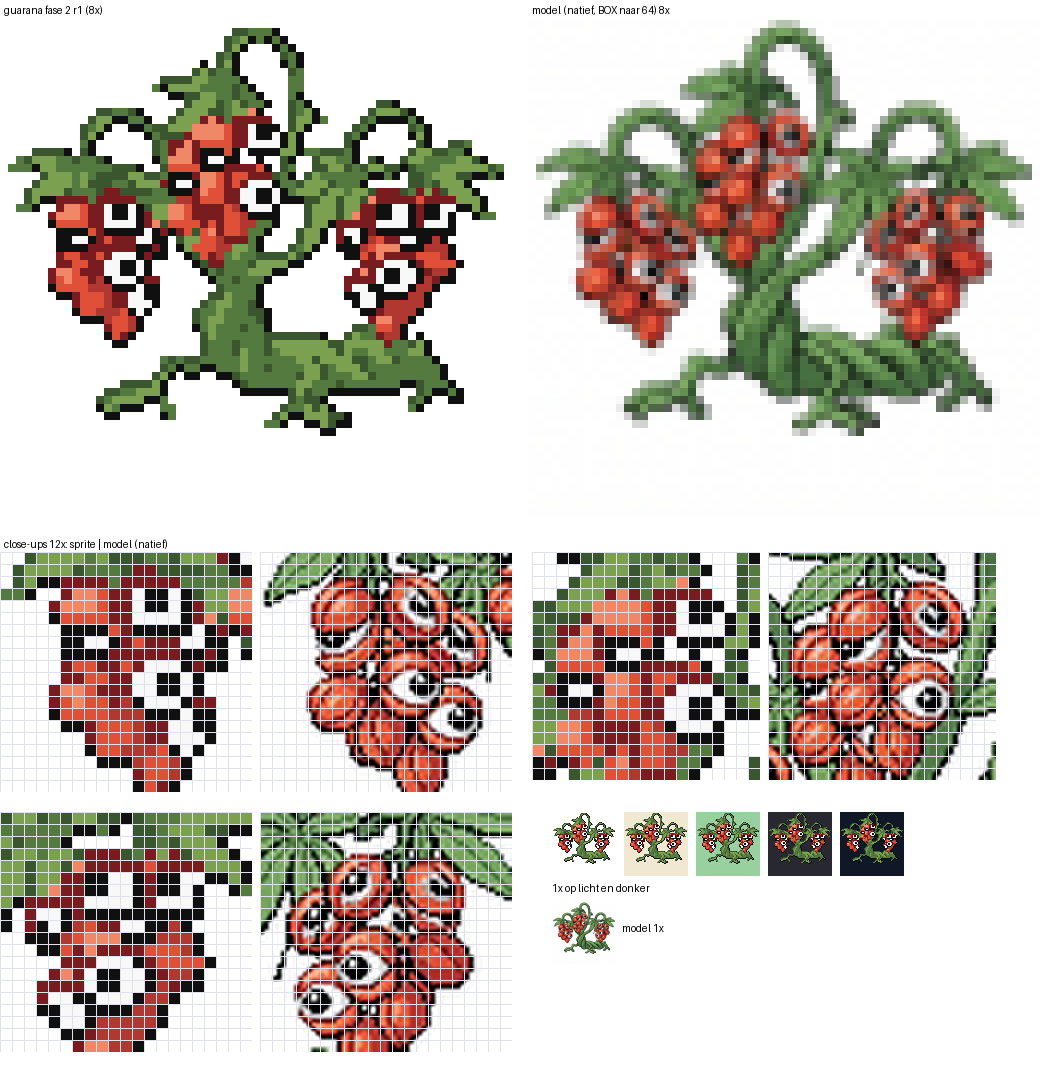

Write the Python code that produced this figure.
# vel.png: sprite 8x | model verkleind 8x; close-ups van de drie trossen op 12x naast het model (natief met spriteraster); 1x op licht en donker.
import sys, numpy as np; sys.path.insert(0,'sprite_r1'); from gemeen2 import *
from PIL import Image, ImageDraw
SP=sys.argv[1] if len(sys.argv)>1 else 'sprite_r1/guarana2_r1.png'; UIT=sys.argv[2] if len(sys.argv)>2 else 'sprite_r1/vel.png'
o=np.array(Image.open(SP)); BG=(255,255,255)
s8=rgb(o,BG).resize((512,512),0); m8=Image.open('sprite_r1/model_64.png').resize((512,512),0)
N=Image.open(NATIEF).convert('RGB')
def close(x0,y0,x1,y1,z=12):
    a=rgb(o,BG).crop((x0,y0,x1,y1)).resize(((x1-x0)*z,(y1-y0)*z),0)
    ua=(x0-X0)/S+U0; va=(y0-Y0)/S+V0; ub=(x1-X0)/S+U0; vb=(y1-Y0)/S+V0
    n=N.crop((round(ua),round(va),round(ub),round(vb))).resize(a.size,Image.LANCZOS)
    for t in (a,n):
        d=ImageDraw.Draw(t)
        for X in range(x0,x1+1): d.line([((X-x0)*z,0),((X-x0)*z,a.height)],fill=(225,225,235))
        for Y in range(y0,y1+1): d.line([(0,(Y-y0)*z),(a.width,(Y-y0)*z)],fill=(225,225,235))
    t=Image.new('RGB',(a.width*2+8,a.height),'white'); t.paste(a,(0,0)); t.paste(n,(a.width+8,0)); return t
cl=[close(2,20,23,40),close(19,9,38,28),close(40,18,61,38)]
W=max(1040,sum(c.width for c in cl[:2])+20)
H=512+30+max(c.height for c in cl)+20+cl[2].height+30+140
vel=Image.new('RGB',(W,H),'white'); d=ImageDraw.Draw(vel)
vel.paste(s8,(0,20)); vel.paste(m8,(528,20)); d.text((4,4),'guarana fase 2 r1 (8x)',fill='black'); d.text((532,4),'model (natief, BOX naar 64) 8x',fill='black')
y=552; d.text((4,y-14),'close-ups 12x: sprite | model (natief)',fill='black')
vel.paste(cl[0],(0,y)); vel.paste(cl[1],(cl[0].width+20,y)); y2=y+max(cl[0].height,cl[1].height)+20
vel.paste(cl[2],(0,y2)); y3=y2+cl[2].height+20
x=cl[2].width+40
for bg in ((255,255,255),(240,232,208),(152,208,160),(40,40,48),(16,24,40)):
    vel.paste(rgb(o,bg),(x,y2)); x+=72
x=cl[2].width+40; d.text((x,y2+70),'1x op licht en donker',fill='black')
m1=Image.open('sprite_r1/model_64.png'); vel.paste(m1,(x,y2+90)); d.text((x+70,y2+110),'model 1x',fill='black')
vel=vel.crop((0,0,W,max(y3,y2+170))); vel.save(UIT); print(vel.size)
